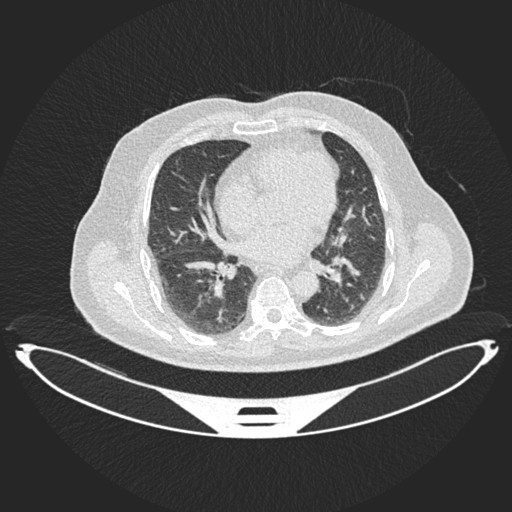
#> input picture backend/models/iq-XG/data/iqoth_nccd_xgb/The IQ-OTHNCCD lung cancer dataset/The IQ-OTHNCCD lung cancer dataset/Bengin cases/Bengin case (1).jpg, 512 x 512 px
$ python -i train_gp.py   (imports and definitions only)
#> lines starting #> are read from the running program, lines starting #| are printed output that depends on the picture; after the words box and inside, x2 and y2 are one past the last pixel; in counts of white or black regions, pixels touching at a corner belong together
#> further down, picture is the input picture: shape (512, 512); min 37, max 255, mean 96.9
import os
import joblib
import numpy as np
import pandas as pd
import cv2
from scipy import ndimage as ndi
from skimage.feature import hog, local_binary_pattern
from sklearn.model_selection import train_test_split
from sklearn.preprocessing import StandardScaler
from sklearn.decomposition import PCA
from sklearn.metrics import accuracy_score, balanced_accuracy_score, f1_score, precision_score, recall_score, confusion_matrix
from gplearn.genetic import SymbolicClassifier

SEED = 42
# [1 line not run here, left out]

BASE_DIR = os.path.dirname(os.path.abspath(__file__))
SAVED_MODELS_DIR = os.path.join(BASE_DIR, "models_saved")
# [1 line not run here, left out]

DATASET_ROOT = os.path.join(
    os.path.dirname(BASE_DIR),
    "archive",
    "The IQ-OTHNCCD lung cancer dataset",
    "The IQ-OTHNCCD lung cancer dataset"
)

CLASS_NAMES = ["Normal", "Benign", "Malignant"]
CLASS_TO_LABEL = {"Normal": 0, "Benign": 1, "Malignant": 2}
IMAGE_EXTENSIONS = (".png", ".jpg", ".jpeg", ".bmp", ".tif", ".tiff")

def segment_lung(image_input):
    if isinstance(image_input, str):
        original = cv2.imread(image_input, cv2.IMREAD_GRAYSCALE)
    else:
        original = image_input.copy()

    if original is None:
        raise ValueError("Unable to read image for lung segmentation")

    h, w = original.shape
#> h = 512; w = 512
    blurred = cv2.GaussianBlur(original, (5, 5), 0)
    _, binary = cv2.threshold(blurred, 0, 255, cv2.THRESH_BINARY_INV + cv2.THRESH_OTSU)
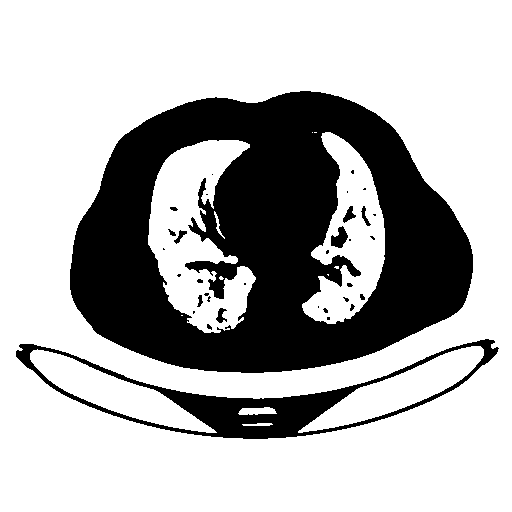
#> binary: shape (512, 512); 70.4% white; 34 black regions (21 under 20 px), largest, box (x1, y1, x2, y2) and area: (70, 91, 473, 373) 68286, (16, 339, 499, 439) 8334, (331, 226, 348, 248) 225
    binary = (binary > 0).astype(np.uint8)

    labeled, _ = ndi.label(binary)
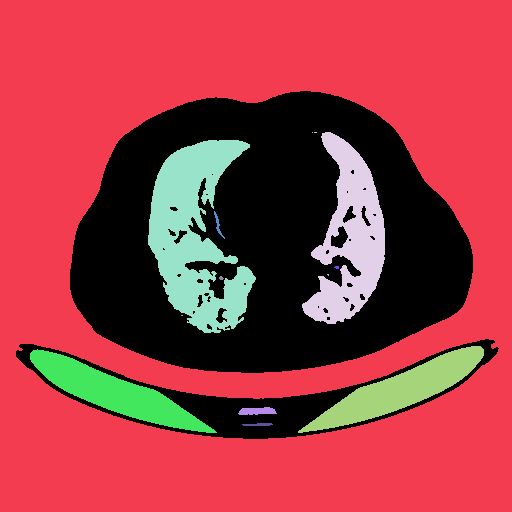
#> labeled: shape (512, 512) int32; 15 distinct labels, from 0 to 14; one colour per label, 0 black
    border_labels = set(labeled[0, :].tolist())
#> border_labels = 1 item
    border_labels |= set(labeled[-1, :].tolist())
    border_labels |= set(labeled[:, 0].tolist())
    border_labels |= set(labeled[:, -1].tolist())
    border_labels.discard(0)

    if border_labels:
        border_cleared = np.where(np.isin(labeled, list(border_labels)), 0, binary).astype(np.uint8)
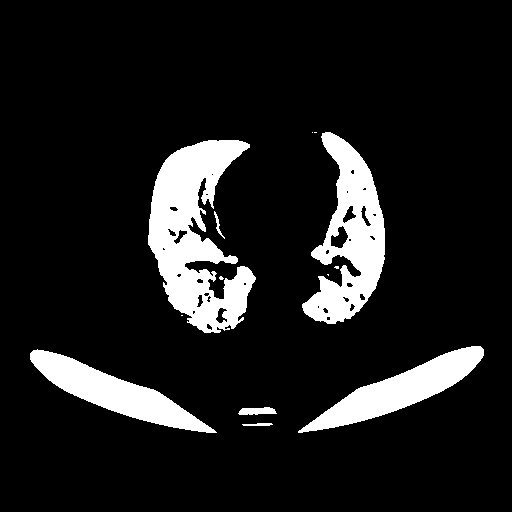
#> border_cleared: shape (512, 512); values 0 (black) and 1 (white), 11.4% white; 13 white regions (6 under 20 px), largest, box (x1, y1, x2, y2) and area: (148, 140, 256, 333) 11154, (302, 132, 385, 324) 7839, (298, 346, 484, 433) 5255
    else:
        border_cleared = binary

    kernel_open = cv2.getStructuringElement(cv2.MORPH_ELLIPSE, (3, 3))
    opened = cv2.morphologyEx(border_cleared, cv2.MORPH_OPEN, kernel_open)
#> opened: shape (512, 512); values 0 (black) and 1 (white), 11.3% white; 9 white regions (2 under 20 px), largest, box (x1, y1, x2, y2) and area: (148, 140, 256, 333) 11111, (302, 132, 385, 324) 7833, (298, 346, 484, 433) 5254

    labeled2, num2 = ndi.label(opened)
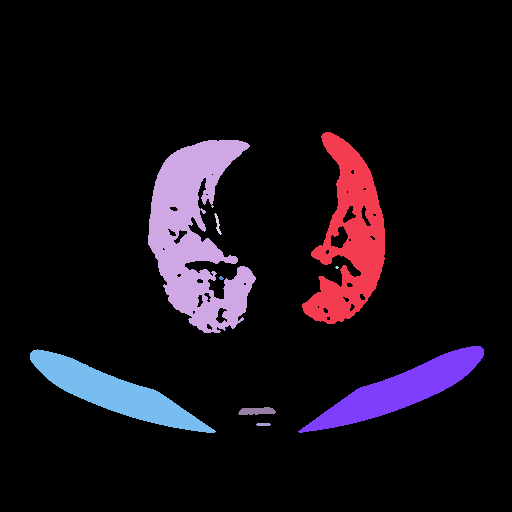
#> labeled2: shape (512, 512) int32; 11 distinct labels, from 0 to 10; one colour per label, 0 black
#> num2 = 10
    if num2 == 0:
        empty_mask = np.zeros((h, w), dtype=np.uint8)
        return original, empty_mask, original.copy()

    component_sizes = np.bincount(labeled2.ravel())
#> component_sizes = [232392, 7833, 11106, 5, 58, 8, 14, 5254, 5201, 232, 41]
    min_area = 0.003 * h * w
#> min_area = 786.4
    candidate_labels = [lab for lab in range(1, num2 + 1) if component_sizes[lab] > min_area]
#> candidate_labels = [1, 2, 7, 8]

    if len(candidate_labels) == 0:
        empty_mask = np.zeros((h, w), dtype=np.uint8)
        return original, empty_mask, original.copy()

    candidate_labels = sorted(candidate_labels, key=lambda lab: component_sizes[lab], reverse=True)[:2]
#> candidate_labels = [2, 1]
    mask = np.isin(labeled2, candidate_labels).astype(np.uint8)
#> mask: shape (512, 512); values 0 (black) and 1 (white), 7.2% white; 2 white regions, box (x1, y1, x2, y2) and area: (148, 140, 256, 333) 11106, (302, 132, 385, 324) 7833
    mask = ndi.binary_fill_holes(mask).astype(np.uint8)
#> mask: shape (512, 512); values 0 (black) and 1 (white), 7.6% white; 2 white regions, box (x1, y1, x2, y2) and area: (148, 140, 256, 333) 11449, (302, 132, 385, 324) 8390

    kernel_close = cv2.getStructuringElement(cv2.MORPH_ELLIPSE, (9, 9))
    mask = cv2.morphologyEx(mask, cv2.MORPH_CLOSE, kernel_close, iterations=2)
#> mask: shape (512, 512); values 0 (black) and 1 (white), 8.1% white; 2 white regions, box (x1, y1, x2, y2) and area: (148, 140, 256, 333) 12580, (302, 132, 385, 324) 8778
    mask = cv2.dilate(mask, cv2.getStructuringElement(cv2.MORPH_ELLIPSE, (5, 5)), iterations=1)
#> mask: shape (512, 512); values 0 (black) and 1 (white), 9.1% white; 2 white regions, box (x1, y1, x2, y2) and area: (146, 138, 258, 335) 13848, (300, 130, 387, 326) 9900
    mask = ndi.binary_fill_holes(mask).astype(np.uint8)
#> mask: shape (512, 512); values 0 (black) and 1 (white), 9.1% white; 2 white regions, box (x1, y1, x2, y2) and area: (146, 138, 258, 335) 13965, (300, 130, 387, 326) 9900

    roi = original.copy()
    roi[mask == 0] = 0
    return original, mask, roi

def preprocess_image(image_input, target_size=(224, 224)):
    original, mask, _ = segment_lung(image_input)
    image = cv2.resize(original, target_size, interpolation=cv2.INTER_AREA)
    mask_resized = cv2.resize(mask, target_size, interpolation=cv2.INTER_NEAREST)
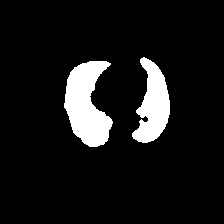
#> mask_resized: shape (224, 224); values 0 (black) and 1 (white), 9.1% white; 2 white regions, box (x1, y1, x2, y2) and area: (64, 61, 113, 147) 2666, (132, 57, 170, 143) 1895

    denoised = cv2.medianBlur(image, 3)
    clahe = cv2.createCLAHE(clipLimit=2.0, tileGridSize=(8, 8))
    enhanced = clahe.apply(denoised)

    if mask_resized.sum() > 0:
        enhanced[mask_resized == 0] = 0
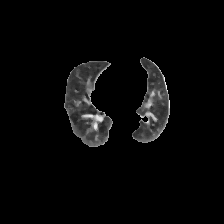
#> enhanced: shape (224, 224); min 0, max 247, mean 7.9

    normalized = enhanced.astype(np.float32) / 255.0
    return normalized, enhanced, mask_resized

def extract_hog_features(image_float):
    return hog(
        image_float,
        orientations=9,
        pixels_per_cell=(16, 16),
        cells_per_block=(2, 2),
        block_norm="L2-Hys",
        feature_vector=True
    ).astype(np.float32)

def extract_gp_features(image_input):
    norm_img, enhanced_img, _ = preprocess_image(image_input)
    hog_feat = extract_hog_features(norm_img)
#> hog_feat = 6084 values, max 1 at index 2439, min 0 at index 0, mean 0.0347

    radius = 2
    points = 8 * radius
    lbp = local_binary_pattern(enhanced_img, points, radius, method="uniform")
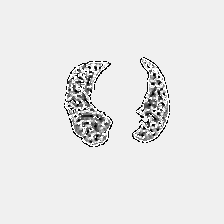
#> lbp: shape (224, 224) float64; min 0, max 17, mean 15.48; drawn with min black and max white
    n_bins = points + 2
    lbp_hist, _ = np.histogram(lbp.ravel(), bins=np.arange(0, n_bins + 1), range=(0, n_bins))
#> lbp_hist = 18 values, max 45886 at index 16, min 107 at index 15, mean 2787.6
    lbp_hist = lbp_hist.astype(np.float32) / (lbp_hist.sum() + 1e-8)
#> lbp_hist = 18 values, max 0.915 at index 16, min 0.00213 at index 15, mean 0.0556

    intensity = np.array([
        np.mean(norm_img),
        np.std(norm_img),
        np.min(norm_img),
        np.max(norm_img),
        np.percentile(norm_img, 10),
        np.percentile(norm_img, 25),
        np.percentile(norm_img, 50),
        np.percentile(norm_img, 75),
        np.percentile(norm_img, 90)
    ], dtype=np.float32)
#> intensity = [0.031, 0.109, 0, 0.969, 0, 0, 0, 0, 0]

    return np.concatenate([hog_feat, lbp_hist, intensity])

# [115 lines left out: functions load_iqothnccd_dataset, train_gp_aspect, not called in this run]

# [2 lines not run here, left out]

>>> import cv2
>>> picture = cv2.imread('models/iq-XG/data/iqoth_nccd_xgb/The IQ-OTHNCCD lung cancer dataset/The IQ-OTHNCCD lung cancer dataset/Bengin cases/Bengin case (1).jpg', cv2.IMREAD_GRAYSCALE)
>>> result = extract_gp_features(picture)
#> result = 6111 values, max 1 at index 2439, min 0 at index 0, mean 0.0349
